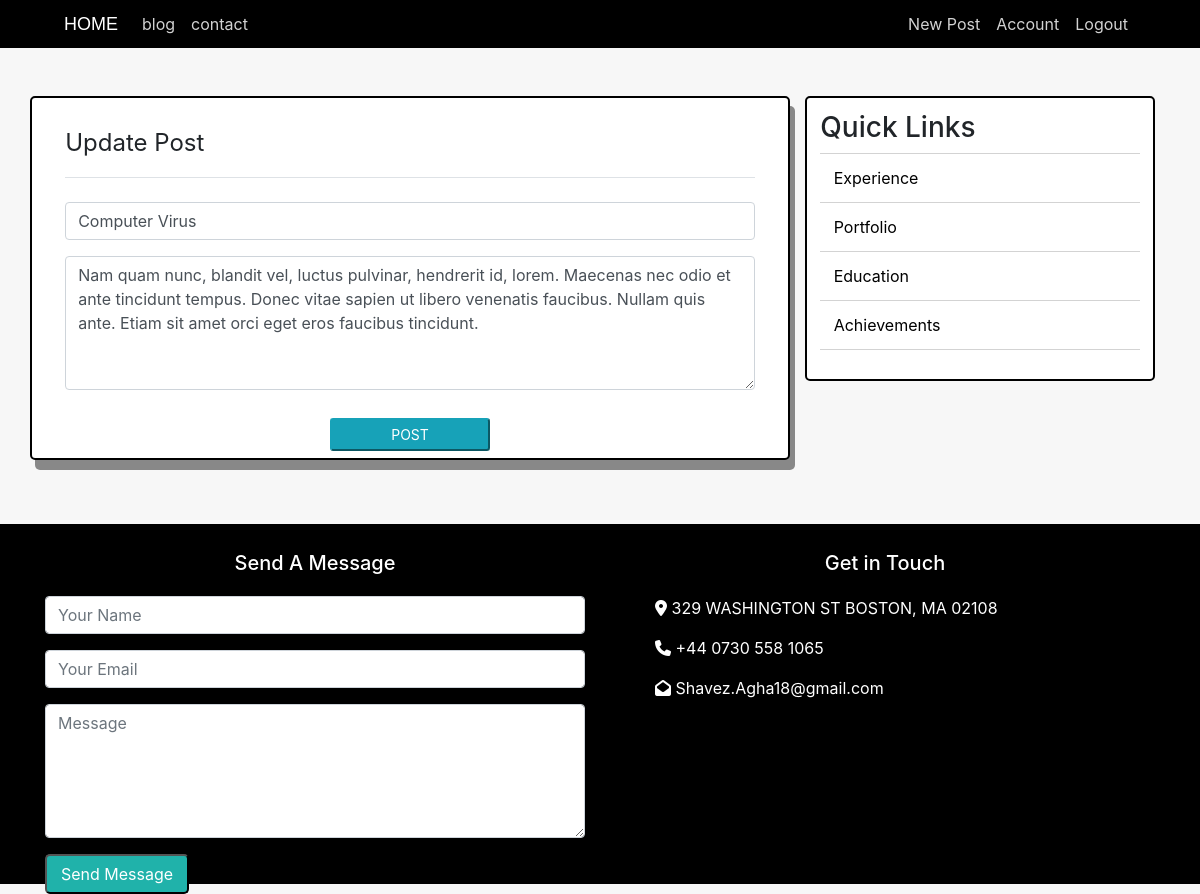
Screenshot of /post/6/update (signed in) with the database file from the repository.
### portfolio/models.py (models this page shows)
class Post(db.Model):
    id = db.Column(db.Integer, primary_key=True)
    title = db.Column(db.String(100), nullable=False)
    date_posted = db.Column(db.DateTime, nullable=False, default=datetime.utcnow)
    content = db.Column(db.Text, nullable=False)
    user_id = db.Column(db.Integer, db.ForeignKey('user.id'), nullable=False)

### portfolio/posts/routes.py (the view)
@posts.route("/post/<int:post_id>/update", methods=['GET', 'POST'])
@login_required # must be logged in
def update_post(post_id):
    post = Post.query.get_or_404(post_id) # search if post exist or display 404 error page
    if post.author != current_user:
        abort(403)
    form = PostForm() # initialise form class
    if form.validate_on_submit(): # check if form submitted
        post.title = form.title.data # store form title input in database
        post.content = form.content.data # store form content input in database
        db.session.commit() # submit changes
        flash('Your post has been updated!', 'success') # display success message
        return redirect(url_for('posts.post', post_id=post.id))
    elif request.method == 'GET': # check if GET request
        form.title.data = post.title # fill post title field with title data
        form.content.data = post.content # fill post cotnent field with content data
    return render_template('util_pages/create_post.html', form=form, legend='Update Post')

### portfolio/posts/forms.py
class PostForm(FlaskForm):
    title = StringField('Title', validators=[DataRequired()])
    content = TextAreaField('Content', validators=[DataRequired()])
    submit = SubmitField('Post')

### portfolio/models.py (called while the page is built)
@login_manager.user_loader # load logged in user
def load_user(user_id):
    return User.query.get(int(user_id)) # return user from database using user's id

### portfolio/templates/util_pages/create_post.html (shortened to what this page needs)
{% from "util_pages/_render_post.html" import render_post %}
{% extends "base.html" %}
{% block content %}
<div class="content-section create-post">
    <form method="POST" action="">
        <fieldset class="form-group">
            <legend class="border-bottom mb-4 pb-3">{{ legend }}</legend>
            {{ render_post(form.title, placeholder=form.title.label.text) }}
            {{ render_post(form.content, placeholder=form.content.label.text, rows="5") }}
        </fieldset>
        <div class="form-group p-btn">
            {{ form.submit(class="btn-sm btn-info post-btn text-uppercase") }}
        </div>
    </form>
</div>
{% endblock content %}

### portfolio/templates/util_pages/_render_post.html
{% macro render_post(field) %}
<div class="form-group">
    {% if field.errors %}
        {{ field(class_='form-control is-invalid', **kwargs)|safe }}
        <div class="invalid-feedback">
            {% for error in field.errors %}
                <span>{{ error }}</span>
            {% endfor %}
        </div>
    {% else %}
        {{ field(class_='form-control custom-input', **kwargs)|safe }}
    {% endif %}
</div>
{% endmacro %}

### portfolio/static/main.css (style rules this page uses)
body { background-color: #f7f7f7; }
.form-group .post-btn { width:20vh; margin: -30px -80px; position:relative; top:50%; left:50%; }
.create-post { height: 25vh; margin-bottom: 100pt; }

### rows the page displays
Post: title "Computer Virus", content "Nam quam nunc, blandit vel, luctus pulvinar, hendrerit id, lorem. Maecenas nec odio et ante tincidunt tempus. Donec vitae sapien ut libero venenatis faucibus. Nullam quis ante. Etiam sit amet orci eget eros faucibus tincidunt."

### other values shown
{{ legend }} "Update Post"
